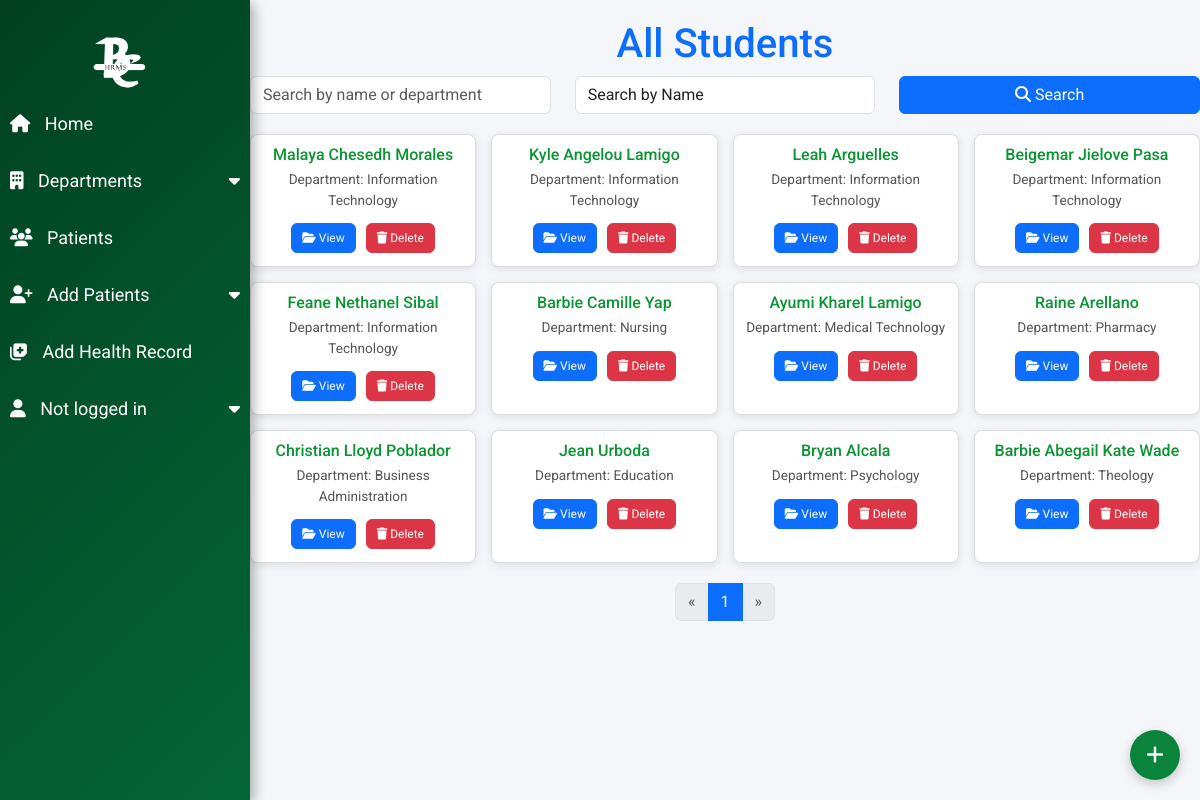
/all_students.php, run on the app's committed database.
### tables this page shows
CREATE TABLE `students` (
  `id` int(11) NOT NULL,
  `first_name` varchar(50) NOT NULL,
  `last_name` varchar(50) NOT NULL,
  `department` varchar(50) NOT NULL,
  `age` int(11) DEFAULT NULL,
  `gender` enum('Male','Female') DEFAULT NULL,
  `deleted_at` datetime DEFAULT NULL
);

### all_students.php (the view, shortened to what this page needs)
<?php
require 'config.php';
$page = $_GET['page'] ?? 1;
$records_per_page = 15;
$offset = ($page - 1) * $records_per_page;
$query = $_GET['query'] ?? '';
$search_by = $_GET['search_by'] ?? 'name';
if ($search_by == 'name') {
    $stmt = $conn->prepare("SELECT id, first_name, last_name, department
        FROM students
        WHERE deleted_at IS NULL
        AND (first_name LIKE :query OR last_name LIKE :query)
        LIMIT :offset, :records_per_page");
} else {
    $stmt = $conn->prepare("SELECT id, first_name, last_name, department
        FROM students
        WHERE deleted_at IS NULL
        AND department LIKE :query
        LIMIT :offset, :records_per_page");
}
$stmt->bindValue(':query', "%$query%", PDO::PARAM_STR);
$stmt->bindValue(':offset', $offset, PDO::PARAM_INT);
$stmt->bindValue(':records_per_page', $records_per_page, PDO::PARAM_INT);
$stmt->execute();
$students = $stmt->fetchAll(PDO::FETCH_ASSOC);
if ($search_by == 'name') {
    $stmt = $conn->prepare("SELECT COUNT(*) as total
        FROM students
        WHERE deleted_at IS NULL
        AND (first_name LIKE :query OR last_name LIKE :query)");
} else {
    $stmt = $conn->prepare("SELECT COUNT(*) as total
        FROM students
        WHERE deleted_at IS NULL
        AND department LIKE :query");
}
$stmt->bindValue(':query', "%$query%", PDO::PARAM_STR);
$stmt->execute();
$total_students = $stmt->fetch(PDO::FETCH_ASSOC)['total'];
$total_pages = ceil($total_students / $records_per_page);
?>
<!DOCTYPE html>
<html lang="en">
<head>
    <link href="https://cdn.jsdelivr.net/npm/bootstrap@5.3.0-alpha3/dist/css/bootstrap.min.css" rel="stylesheet">
    <link rel="stylesheet" href="https://cdnjs.cloudflare.com/ajax/libs/font-awesome/6.4.0/css/all.min.css">
</head>
<body>
    <?php include 'sidebar.php'; ?>
    <div class="main-content">
        <h1 class="text-center text-primary">All Students</h1>
        <div class="search-bar">
            <form method="GET" action="">
                <div class="row">
                    <div class="col-md-4">
                        <input type="text" name="query" placeholder="Search by name or department" value="<?php echo htmlspecialchars($query); ?>" class="form-control">
                    </div>
                    <div class="col-md-4">
                        <select name="search_by" class="form-control">
                            <option value="name" <?php if ($search_by == 'name') echo 'selected'; ?>>Search by Name</option>
                        </select>
                    </div>
                    <div class="col-md-4">
                        <button type="submit" class="btn btn-primary w-100"><i class="fas fa-search"></i> Search</button>
                    </div>
                </div>
            </form>
        </div>
        <div class="student-grid">
            <?php if (count($students) > 0): ?>
                <?php foreach ($students as $student): ?>
                    <div class="student-card">
                        <h5 class="student-name"><?php echo htmlspecialchars($student['first_name'] . ' ' . $student['last_name']); ?></h5>
                        <p class="student-department">Department: <?php echo htmlspecialchars($student['department']); ?></p>
                        <div class="student-actions">
                            <a href="view_health_records.php?student_id=<?php echo $student['id']; ?>" class="btn btn-primary">
                                <i class="fas fa-folder-open"></i> View
                            </a>
                            <form method="POST" action="soft_delete_student.php" style="display:inline;">
                                <button type="submit" class="btn btn-danger">
                                    <i class="fas fa-trash"></i> Delete
                                </button>
                            </form>
                        </div>
                    </div>
                <?php endforeach; ?>
            <?php else: ?>
                <p class="text-center text-muted">No students found.</p>
            <?php endif; ?>
        </div>
        <nav aria-label="Page navigation">
            <ul class="pagination">
                <li class="page-item <?php if ($page <= 1) echo 'disabled'; ?>">
                    <a class="page-link" href="?page=<?php echo $page - 1; ?>&query=<?php echo urlencode($query); ?>&search_by=<?php echo urlencode($search_by); ?>" aria-label="Previous">
                        <span aria-hidden="true">&laquo;</span>
                    </a>
                </li>
                <?php for ($i = 1; $i <= $total_pages; $i++): ?>
                    <li class="page-item <?php if ($i == $page) echo 'active'; ?>">
                        <a class="page-link" href="?page=<?php echo $i; ?>&query=<?php echo urlencode($query); ?>&search_by=<?php echo urlencode($search_by); ?>"><?php echo $i; ?></a>
                    </li>
                <?php endfor; ?>
                <li class="page-item <?php if ($page >= $total_pages) echo 'disabled'; ?>">
                    <a class="page-link" href="?page=<?php echo $page + 1; ?>&query=<?php echo urlencode($query); ?>&search_by=<?php echo urlencode($search_by); ?>" aria-label="Next">
                        <span aria-hidden="true">&raquo;</span>
                    </a>
                </li>
            </ul>
        </nav>
    </div>
    <button class="fab" onclick="location.href='add_student.php'">
        <i class="fas fa-plus"></i>
    </button>
</body>
</html>

### all_students.php (style rules this page uses)
body { font-family: 'Roboto', sans-serif; background-color: #f4f6f9; margin: 0; padding: 0; margin-left: 250px; }
.main-content { margin: 20px auto; max-width: 1200px; }
.student-grid { display: grid; grid-template-columns: repeat(auto-fit, minmax(200px, 1fr)); gap: 15px; margin-top: 20px; }
.student-card { background: #fff; border: 1px solid #ddd; border-radius: 8px; box-shadow: 0 2px 8px rgba(0, 0, 0, 0.1); padding: 10px; text-align: center; transition: transform 0.3s, box-shadow 0.3s; }
.student-name { font-size: 1rem; font-weight: 500; color:rgb(10, 149, 51); margin-bottom: 5px; }
.student-department { font-size: 0.85rem; color: #555; margin-bottom: 10px; }
.student-actions .btn { font-size: 0.75rem; margin: 3px; padding: 5px 10px; }
.pagination { justify-content: center; margin-top: 20px; }
.fab { position: fixed; bottom: 20px; right: 20px; background-color:rgb(10, 131, 60); color: white; border: none; border-radius: 50%; width: 50px; height: 50px; display: flex; justify-content: center; align-items: center; box-shadow: 0 4px 12px rgba(0, 0, 0, 0.2); cursor: pointer; font-size: 1.25rem; z-index: 1000; }

### data on the page
students: first_name+last_name "Malaya Chesedh Morales", department "Information Technology"
students: first_name+last_name "Kyle Angelou Lamigo", department "Information Technology"
students: first_name+last_name "Leah Arguelles", department "Information Technology"
students: first_name+last_name "Beigemar Jielove Pasa", department "Information Technology"
students: first_name+last_name "Feane Nethanel Sibal", department "Information Technology"
students: first_name+last_name "Barbie Camille Yap", department "Nursing"
students: first_name+last_name "Ayumi Kharel Lamigo", department "Medical Technology"
students: first_name+last_name "Raine Arellano", department "Pharmacy"
students: first_name+last_name "Christian Lloyd Poblador", department "Business Administration"
students: first_name+last_name "Jean Urboda", department "Education"
students: first_name+last_name "Bryan Alcala", department "Psychology"
students: first_name+last_name "Barbie Abegail Kate Wade", department "Theology"
